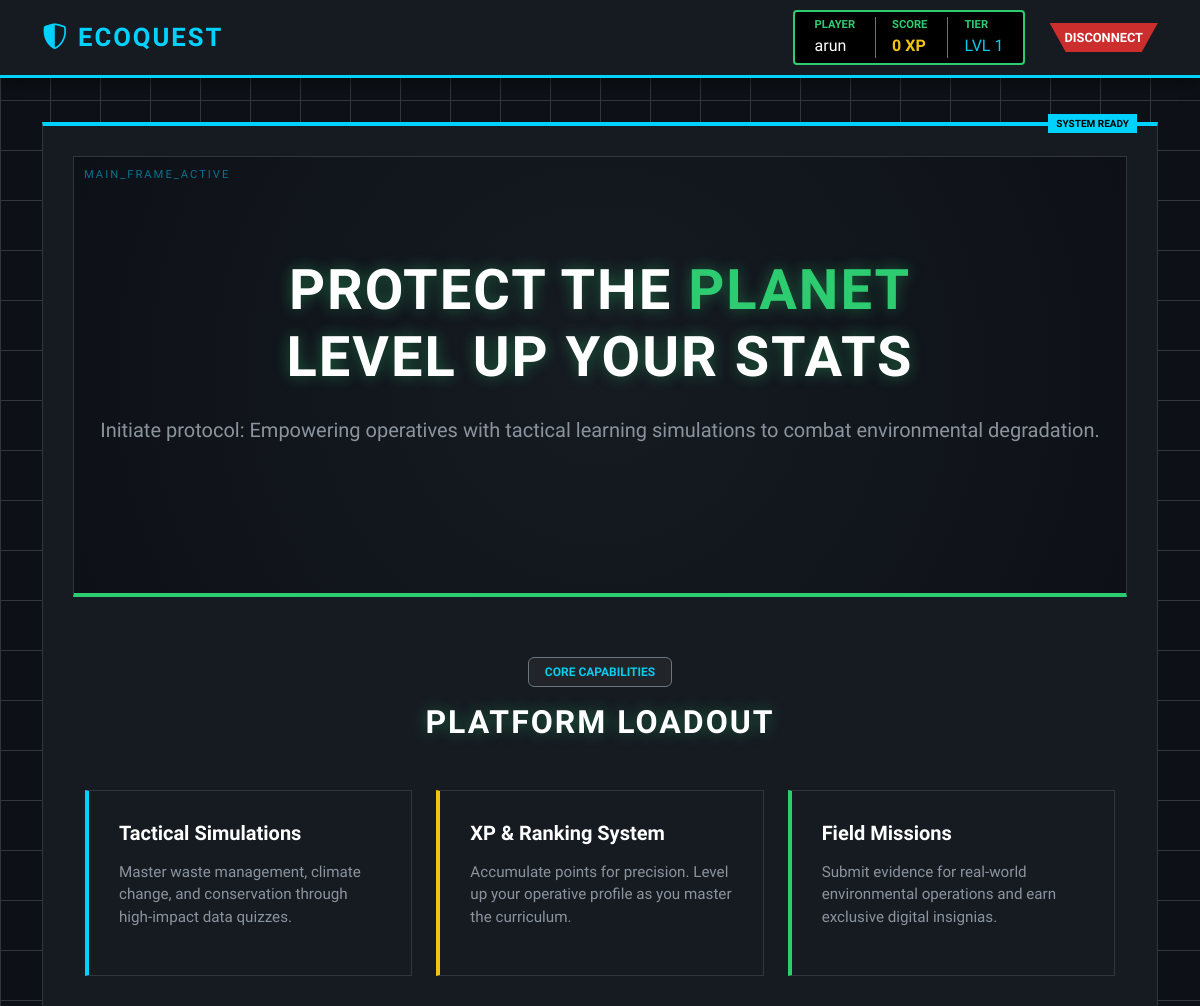
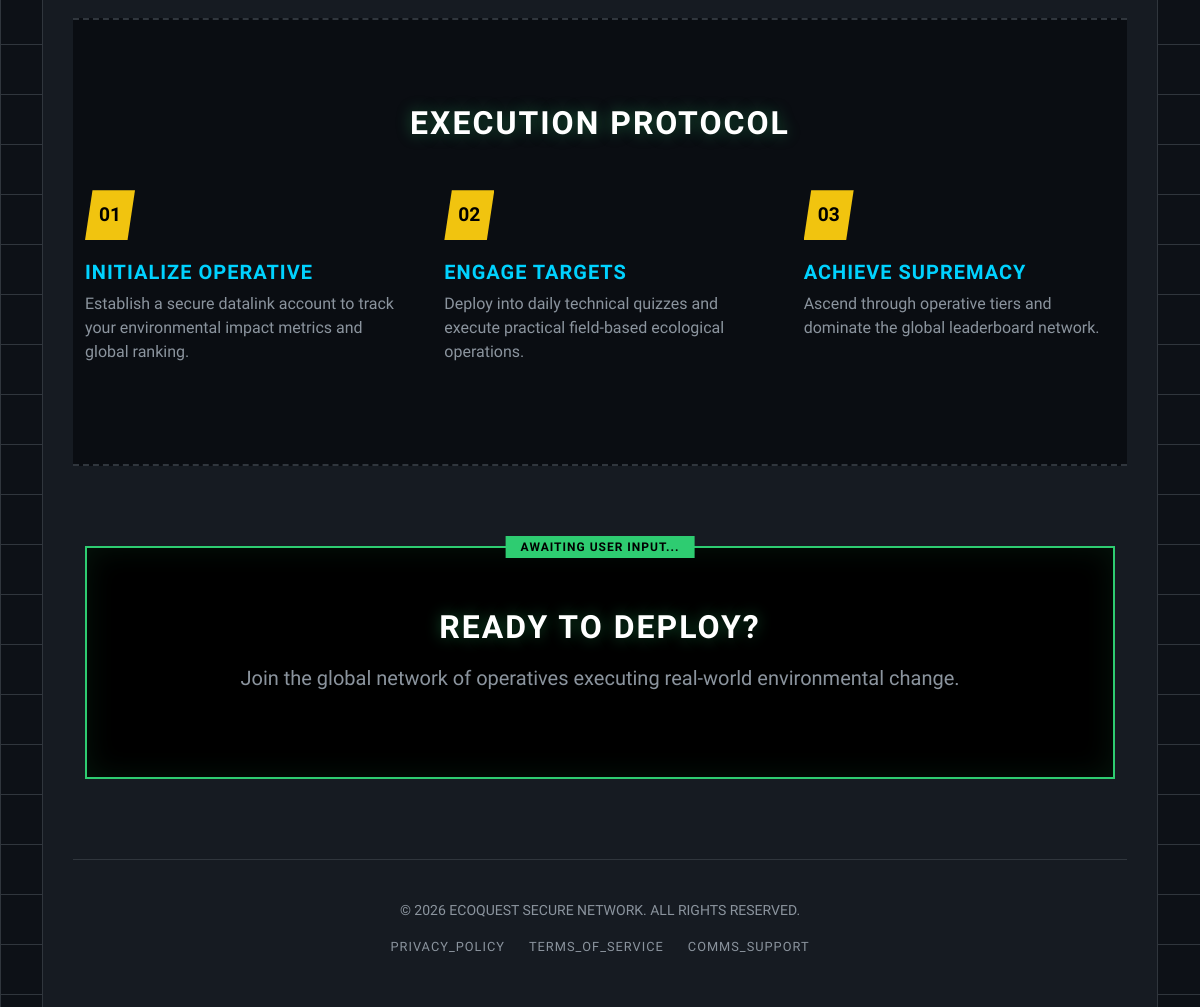
Screenshot of / (signed in) with the database file from the repository (2 pictures, top to bottom).
### apps/accounts/models.py (models this page shows, shortened)
class User(AbstractUser):
    ROLE_CHOICES = (
        ('student', 'Student'),
        ('teacher', 'Teacher'),
        ('admin', 'Administrator'),
    )
    LEVEL_CHOICES = (
        (1, 'Bronze'),
        (2, 'Silver'),
        (3, 'Gold'),
    )
    role = models.CharField(max_length=20, choices=ROLE_CHOICES, default='student')
    assigned_teachers = models.ManyToManyField(
        'self',
        symmetrical=False,
        blank=True,
        related_name='my_students',
        limit_choices_to={'role': 'teacher'},
        help_text="Master Admin: Assign this student to multiple teachers."
    )
    school = models.CharField(max_length=100, blank=True)
    grade = models.CharField(max_length=50, blank=True)
    points = models.IntegerField(default=0)
    level = models.IntegerField(default=1, choices=LEVEL_CHOICES)
    total_quizzes_taken = models.IntegerField(default=0)
    total_correct_answers = models.IntegerField(default=0)
    last_active = models.DateTimeField(default=timezone.now)
    avatar = models.ImageField(upload_to='avatars/', null=True, blank=True)
    bio = models.TextField(max_length=500, blank=True)
    class Meta:
        ordering = ['-points', 'username']
        verbose_name = 'User'
        verbose_name_plural = 'Users'

### apps/accounts/views.py (the view)
# urls.py: path('', accounts_views.index_view, name='index'),
def index_view(request):
    return render(request, 'index.html')

### templates/index.html (shortened to what this page needs)
{% extends 'base.html' %}
{% block content %}
<header class="hero-section">
    <div class="container text-center">
        <h1 class="display-4 hero-title mb-4">Protect the <span class="hero-highlight">Planet</span><br>Level Up Your Stats</h1>
        <p class="lead mb-5 max-w-2xl mx-auto" style="color: var(--text-dim);">
            Initiate protocol: Empowering operatives with tactical learning simulations to combat environmental degradation.
        </p>
    </div>
</header>
<div class="container mb-5">
    <div class="text-center mb-5">
        <span class="badge bg-dark border border-secondary text-info px-3 py-2 mb-2" style="font-family: 'Orbitron';">CORE CAPABILITIES</span>
        <h2 class="hero-title mt-2 fs-2">Platform Loadout</h2>
    </div>
    <div class="row g-4">
        <div class="col-lg-4 col-md-6">
            <div class="quest-card">
                <h3 class="fw-bold h5 mb-3 text-white">Tactical Simulations</h3>
                <p style="color: var(--text-dim); font-size: 0.95rem;">Master waste management, climate change, and conservation through high-impact data quizzes.</p>
            </div>
        </div>
        <div class="col-lg-4 col-md-6">
            <div class="quest-card" style="border-left-color: var(--neon-yellow);">
                <h3 class="fw-bold h5 mb-3 text-white">XP & Ranking System</h3>
                <p style="color: var(--text-dim); font-size: 0.95rem;">Accumulate points for precision. Level up your operative profile as you master the curriculum.</p>
            </div>
        </div>
        <div class="col-lg-4 col-md-12">
            <div class="quest-card" style="border-left-color: var(--neon-green);">
                <h3 class="fw-bold h5 mb-3 text-white">Field Missions</h3>
                <p style="color: var(--text-dim); font-size: 0.95rem;">Submit evidence for real-world environmental operations and earn exclusive digital insignias.</p>
            </div>
        </div>
    </div>
</div>
<div class="container-fluid progression-zone">
    <div class="container py-4">
        <h2 class="text-center hero-title fs-2 mb-5">Execution Protocol</h2>
        <div class="row g-5">
            <div class="col-md-4">
                <div class="step-number">01</div>
                <h4 class="step-title h5">Initialize Operative</h4>
                <p style="color: var(--text-dim);">Establish a secure datalink account to track your environmental impact metrics and global ranking.</p>
            </div>
            <div class="col-md-4">
                <div class="step-number">02</div>
                <h4 class="step-title h5">Engage Targets</h4>
                <p style="color: var(--text-dim);">Deploy into daily technical quizzes and execute practical field-based ecological operations.</p>
            </div>
            <div class="col-md-4">
                <div class="step-number">03</div>
                <h4 class="step-title h5">Achieve Supremacy</h4>
                <p style="color: var(--text-dim);">Ascend through operative tiers and dominate the global leaderboard network.</p>
            </div>
        </div>
    </div>
</div>
<div class="container">
    <div class="cta-terminal">
        <h2 class="hero-title fs-2 mb-3">Ready to Deploy?</h2>
        <p class="mb-4 fs-5" style="color: var(--text-dim);">Join the global network of operatives executing real-world environmental change.</p>
    </div>
</div>
<footer class="container text-center terminal-footer pb-4">
    <p class="small mb-3" style="font-family: 'Orbitron';">&copy; 2026 ECOQUEST SECURE NETWORK. ALL RIGHTS RESERVED.</p>
    <div class="d-flex justify-content-center gap-4">
        <a href="#" class="footer-link">Privacy_Policy</a>
        <a href="#" class="footer-link">Terms_Of_Service</a>
        <a href="#" class="footer-link">Comms_Support</a>
    </div>
</footer>
{% endblock %}

### templates/base.html (shortened to what this page needs)
<!DOCTYPE html>
<html lang="en">
<head>
    {% load static %}
    <link href="https://cdn.jsdelivr.net/npm/bootstrap@5.3.0/dist/css/bootstrap.min.css" rel="stylesheet">
    <link rel="stylesheet" href="https://cdn.jsdelivr.net/npm/bootstrap-icons@1.11.1/font/bootstrap-icons.css">
    <link rel="stylesheet" href="https://cdnjs.cloudflare.com/ajax/libs/font-awesome/6.4.0/css/all.min.css">
</head>
<body>
    <nav class="navbar">
        <div class="container d-flex justify-content-between align-items-center">
            <a href="/" class="brand-name">
                <i class="bi bi-shield-shaded"></i> ECOQUEST
            </a>
            <div class="d-flex align-items-center gap-4">
                {% if user.is_authenticated %}
                    <div class="player-hud">
                        <div>
                            <span class="stat-label">Player</span>
                            <span class="stat-value">{{ user.username }}</span>
                        </div>
                        {% if user.role == 'student' %}
                        <div class="border-start border-secondary ps-3">
                            <span class="stat-label">Score</span>
                            <span class="stat-value xp-text">{{ user.points }} XP</span>
                        </div>
                        <div class="border-start border-secondary ps-3">
                            <span class="stat-label">Tier</span>
                            <span class="stat-value text-info">LVL {{ user.level }}</span>
                        </div>
                        {% endif %}
                    </div>
                    <form method="post" action="{% url 'logout' %}" class="m-0">
                        <button type="submit" class="btn-exit">DISCONNECT</button>
                    </form>
                {% else %}
                    <div class="d-flex gap-3 align-items-center">
                        <a href="{% url 'login' %}" class="text-white text-decoration-none fw-bold small">LOGIN</a>
                        <a href="{% url 'register' %}" class="btn-action">JOIN QUEST</a>
                    </div>
                {% endif %}
            </div>
        </div>
    </nav>
    <main class="container py-4">
        <div class="content-frame">
            {% block content %}{% endblock %}
        </div>
    </main>
</body>
</html>

### templates/base.html (style rules this page uses)
:root { --ui-bg: #0d1117; --ui-panel: #161b22; --ui-border: #30363d; --neon-green: #2ecc71; --neon-blue: #00d2ff; --neon-yellow: #f1c40f; --text-bright: #ffffff; --text-dim: #8b949e; }
body { font-family: 'Chakra Petch', sans-serif; background-color: var(--ui-bg); color: var(--text-bright); margin: 0; background-image: linear-gradient(var(--ui-border) 1px, transparent 1px), linear-gradient(90deg, var(--ui-border) 1px, transparent 1px); background-size: 50px 50px; }
.navbar { background-color: var(--ui-panel); border-bottom: 3px solid var(--neon-blue); padding: 10px 0; box-shadow: 0 5px 15px rgba(0,0,0,0.5); }
.brand-name { font-family: 'Orbitron', sans-serif; font-weight: 900; font-size: 1.6rem; color: var(--neon-blue); text-decoration: none; text-transform: uppercase; letter-spacing: 2px; }
.player-hud { background: #000000; border: 2px solid var(--neon-green); padding: 5px 20px; border-radius: 4px; display: flex; align-items: center; gap: 20px; }
.stat-label { font-size: 0.7rem; color: var(--neon-green); font-weight: bold; display: block; text-transform: uppercase; }
.stat-value { font-family: 'Orbitron', sans-serif; font-size: 1rem; color: #fff; }
.btn-exit { background: #cc2e2e; color: white; padding: 5px 15px; border: none; font-size: 0.8rem; font-weight: bold; clip-path: polygon(0 0, 100% 0, 85% 100%, 15% 100%); }
.content-frame { background: var(--ui-panel); border: 1px solid var(--ui-border); border-top: 4px solid var(--neon-blue); padding: 30px; margin-top: 20px; position: relative; }
.content-frame::before { content: "SYSTEM READY"; position: absolute; top: -12px; right: 20px; background: var(--neon-blue); color: #000; font-size: 10px; padding: 2px 8px; font-weight: bold; }
.xp-text { color: var(--neon-yellow); font-weight: bold; }

### templates/index.html (style rules this page uses)
.hero-section { background: radial-gradient(circle at center, #161b22 0%, #0d1117 100%); padding: 100px 0; border: 1px solid var(--ui-border); border-bottom: 4px solid var(--neon-green); margin-bottom: 60px; position: relative; overflow: hidden; }
.hero-section::before { content: "MAIN_FRAME_ACTIVE"; position: absolute; top: 10px; left: 10px; font-family: 'Orbitron', sans-serif; color: var(--neon-blue); font-size: 0.7rem; letter-spacing: 2px; opacity: 0.5; }
.hero-title { font-family: 'Orbitron', sans-serif; font-weight: 900; text-transform: uppercase; letter-spacing: 2px; color: var(--text-bright); text-shadow: 0 0 15px rgba(46, 204, 113, 0.4); }
.hero-highlight { color: var(--neon-green); }
.quest-card { background: var(--ui-panel); border: 1px solid var(--ui-border); border-left: 4px solid var(--neon-blue); border-radius: 0; padding: 30px; height: 100%; transition: 0.3s; position: relative; }
.progression-zone { background: #0a0d12; border-top: 2px dashed var(--ui-border); border-bottom: 2px dashed var(--ui-border); padding: 60px 0; }
.step-number { font-family: 'Orbitron', sans-serif; color: #000; background: var(--neon-yellow); width: 50px; height: 50px; display: flex; align-items: center; justify-content: center; font-weight: 900; font-size: 1.2rem; margin-bottom: 20px; clip-path: polygon(15% 0, 100% 0, 85% 100%, 0 100%); }
.step-title { color: var(--neon-blue); text-transform: uppercase; font-weight: bold; letter-spacing: 1px; }
.cta-terminal { background: #000; border: 2px solid var(--neon-green); padding: 60px; margin: 80px 0; text-align: center; position: relative; box-shadow: inset 0 0 30px rgba(46, 204, 113, 0.1); }
.cta-terminal::before { content: "AWAITING USER INPUT..."; position: absolute; top: -12px; left: 50%; transform: translateX(-50%); background: var(--neon-green); color: #000; padding: 2px 15px; font-size: 12px; font-weight: bold; letter-spacing: 1px; }
.terminal-footer { border-top: 1px solid var(--ui-border); padding-top: 40px; margin-top: 60px; color: var(--text-dim); }
.footer-link { color: var(--text-dim); text-transform: uppercase; font-size: 0.8rem; letter-spacing: 1px; transition: color 0.2s; text-decoration: none; }

### rows the page displays
User: username "arun", points "0", level "1"
